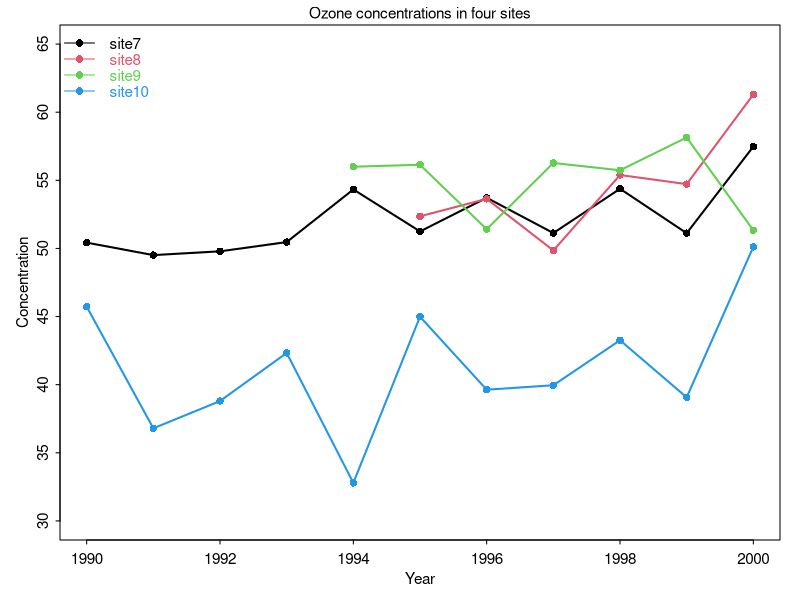
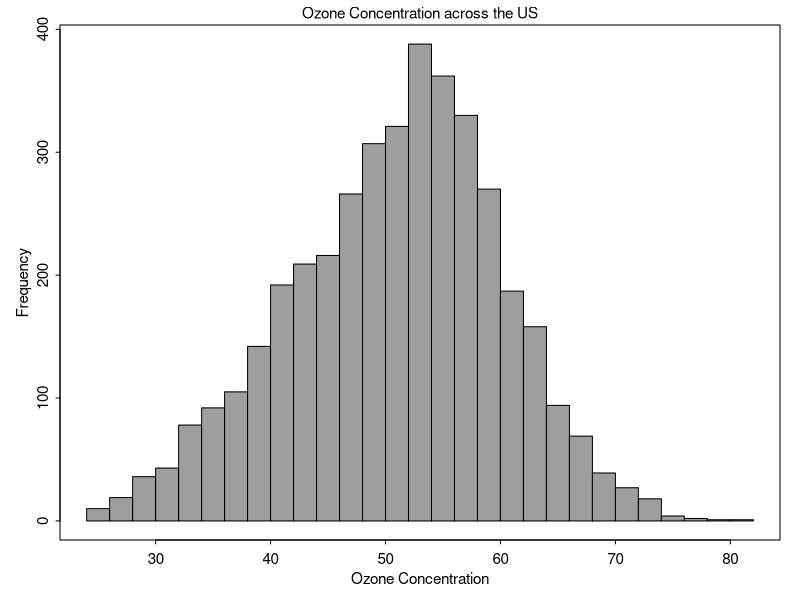

These charts were generated, in order, by the following R code:
setwd("~/Summer_tutor/For_Guangyi")
data=read.csv("CASTNET_1990-2016.csv",header=TRUE)


sitedata = function(ID){
  ind = (data[,"ID"]==ID)
  sitedata = data[ind,]
  y=sitedata[,"mean"]
  y[y<=-999]=NA
  sitedata[,"mean"]=y
  return(sitedata)
}

cal_season_mean2=function(ID,yr1=1990,yr2=2000){
  data = sitedata(ID)
  ind=(data[,"year"]>=yr1 & data[,"year"]<=yr2 & data[,"month"]>=6 & data[,"month"]<=8)  
  season_mean=tapply(data[ind,"mean"],data[ind,"year"],mean,na.rm=TRUE)
  return(season_mean)
}

#line
dev.new(width=4.5,height=2.8)
par(mar=c(3,2,1,3))
par(mai=c(0.6, 0.6, 0.25, 0.2), mgp=c(1.4, 0.4, 0), tcl=-0.2, ps=11)
x = 1990:2000
# y = cal_season_mean2(ID,yr1,yr2)
plot(x,cal_season_mean2(7,1990,2000),ylab="Concentration",xlab="Year",pch=16,type="o",col=1 ,lwd=2,ylim=c(30,65))
lines(x,cal_season_mean2(8,1990,2000),col=2,lwd=2,pch=16,type="o")
lines(x,cal_season_mean2(9,1990,2000),col=3,lwd=2,pch=16,type="o")
lines(x,cal_season_mean2(10,1990,2000),col=4,lwd=2,pch=16,type="o")

legend("topleft", 
       legend = c("site7","site8","site9","site10"), 
       col = c(1,2,3,4),
       pch =16, 
       lty=1,
       bty = "n", 
       cex = 1, 
       text.col =c(1,2,3,4), 
       y.intersp=0.8)
title("Ozone concentrations in four sites",font.main=1,cex.main=1)

#每个站点的总平均数
y=data[,"mean"]
y[y<=-9999]=NA
data[,"mean"]=y

ID1 = 1
ID2 = 10

site_mean=array(NA,ID2-ID1+1)

for(ID in ID1:ID2){
  ind=(data[,"ID"]=ID)
  site_mean[ID-ID1+1]=mean(data[ind,"mean"],na.rm=TRUE)
}

#histogram
concentration=data[,"mean"]
dev.new(width=4.5,height=2.8)
par(mai=c(0.6, 0.6, 0.25, 0.2), mgp=c(1.4, 0.4, 0), tcl=-0.2, ps=11)
hist(concentration,20,main="Ozone Concentration across the US",xlab="Ozone Concentration",col=8,border =1,cex.main=1,font.main=1,breaks=30)
box()